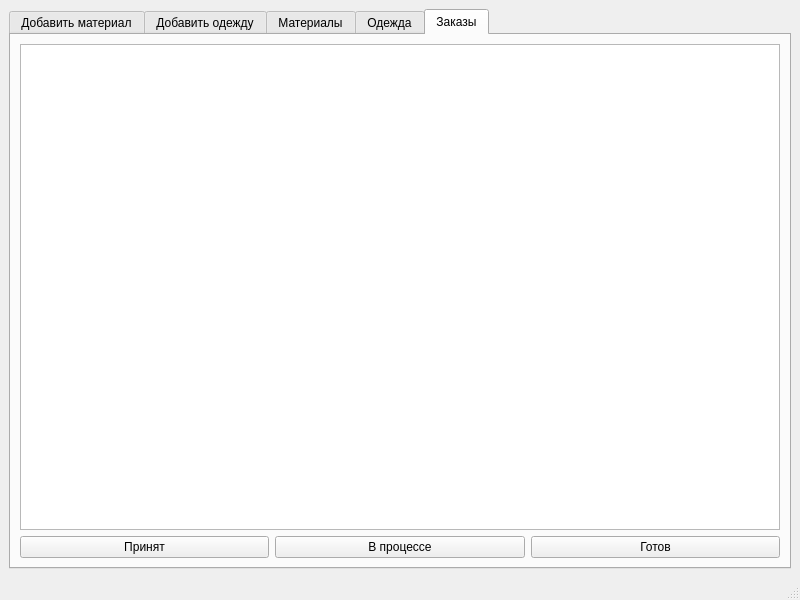
<?xml version="1.0" encoding="UTF-8"?>
<ui version="4.0">
 <class>MainWindow</class>
 <widget class="QMainWindow" name="MainWindow">
  <property name="geometry">
   <rect>
    <x>0</x>
    <y>0</y>
    <width>800</width>
    <height>600</height>
   </rect>
  </property>
  <property name="windowTitle">
   <string>MainWindow</string>
  </property>
  <widget class="QWidget" name="centralwidget">
   <layout class="QGridLayout" name="gridLayout">
    <item row="0" column="0">
     <widget class="QTabWidget" name="tabWidget">
      <property name="currentIndex">
       <number>4</number>
      </property>
      <widget class="QWidget" name="newOrderTab">
       <attribute name="title">
        <string>Добавить материал</string>
       </attribute>
       <widget class="QWidget" name="">
        <property name="geometry">
         <rect>
          <x>260</x>
          <y>160</y>
          <width>261</width>
          <height>151</height>
         </rect>
        </property>
        <layout class="QVBoxLayout" name="verticalLayout">
         <item>
          <widget class="QLabel" name="label_2">
           <property name="text">
            <string>Название материала</string>
           </property>
          </widget>
         </item>
         <item>
          <widget class="QLineEdit" name="material_le"/>
         </item>
         <item>
          <widget class="QLabel" name="label">
           <property name="text">
            <string>Цена за кв.м.(руб.)</string>
           </property>
          </widget>
         </item>
         <item>
          <widget class="QDoubleSpinBox" name="material_price_sb"/>
         </item>
         <item>
          <widget class="QPushButton" name="add_material_btn">
           <property name="text">
            <string>Добавить</string>
           </property>
          </widget>
         </item>
        </layout>
       </widget>
      </widget>
      <widget class="QWidget" name="tab">
       <attribute name="title">
        <string>Добавить одежду</string>
       </attribute>
       <widget class="QWidget" name="layoutWidget_2">
        <property name="geometry">
         <rect>
          <x>240</x>
          <y>140</y>
          <width>267</width>
          <height>198</height>
         </rect>
        </property>
        <layout class="QVBoxLayout" name="verticalLayout_3">
         <item>
          <widget class="QLabel" name="label_3">
           <property name="text">
            <string>Название одежды</string>
           </property>
          </widget>
         </item>
         <item>
          <widget class="QLineEdit" name="cloth_le"/>
         </item>
         <item>
          <widget class="QLabel" name="label_4">
           <property name="text">
            <string>Необходимое кол-во материала(кв.м.)</string>
           </property>
          </widget>
         </item>
         <item>
          <widget class="QDoubleSpinBox" name="req_material_sb">
           <property name="decimals">
            <number>1</number>
           </property>
           <property name="singleStep">
            <double>0.100000000000000</double>
           </property>
          </widget>
         </item>
         <item>
          <widget class="QLabel" name="label_5">
           <property name="text">
            <string>Время производства 1 шт.(ч.)</string>
           </property>
          </widget>
         </item>
         <item>
          <widget class="QDoubleSpinBox" name="req_time_sb">
           <property name="decimals">
            <number>1</number>
           </property>
           <property name="singleStep">
            <double>0.100000000000000</double>
           </property>
          </widget>
         </item>
         <item>
          <widget class="QPushButton" name="add_cloth_btn">
           <property name="text">
            <string>Добавить</string>
           </property>
          </widget>
         </item>
        </layout>
       </widget>
      </widget>
      <widget class="QWidget" name="tab_2">
       <attribute name="title">
        <string>Материалы</string>
       </attribute>
       <layout class="QGridLayout" name="gridLayout_5">
        <item row="0" column="0">
         <widget class="QTableWidget" name="tableWidget_4"/>
        </item>
       </layout>
      </widget>
      <widget class="QWidget" name="tab_3">
       <attribute name="title">
        <string>Одежда</string>
       </attribute>
       <layout class="QGridLayout" name="gridLayout_4">
        <item row="0" column="0">
         <widget class="QTableWidget" name="tableWidget_3"/>
        </item>
       </layout>
      </widget>
      <widget class="QWidget" name="ordersTab">
       <attribute name="title">
        <string>Заказы</string>
       </attribute>
       <layout class="QGridLayout" name="gridLayout_2">
        <item row="0" column="0">
         <widget class="QTableWidget" name="tableWidget">
          <attribute name="verticalHeaderVisible">
           <bool>false</bool>
          </attribute>
         </widget>
        </item>
        <item row="2" column="0">
         <layout class="QHBoxLayout" name="horizontalLayout">
          <item>
           <widget class="QPushButton" name="accepted_btn">
            <property name="text">
             <string>Принят</string>
            </property>
           </widget>
          </item>
          <item>
           <widget class="QPushButton" name="in_process_btn">
            <property name="text">
             <string>В процессе</string>
            </property>
           </widget>
          </item>
          <item>
           <widget class="QPushButton" name="ready_btn">
            <property name="text">
             <string>Готов</string>
            </property>
           </widget>
          </item>
         </layout>
        </item>
       </layout>
      </widget>
     </widget>
    </item>
   </layout>
  </widget>
  <widget class="QMenuBar" name="menubar">
   <property name="geometry">
    <rect>
     <x>0</x>
     <y>0</y>
     <width>800</width>
     <height>23</height>
    </rect>
   </property>
  </widget>
  <widget class="QStatusBar" name="statusbar"/>
 </widget>
 <resources/>
 <connections/>
</ui>
